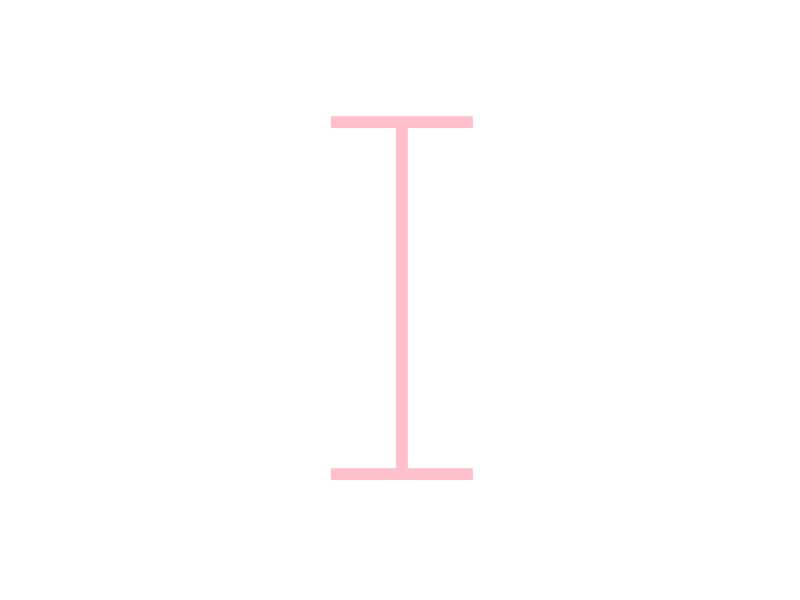
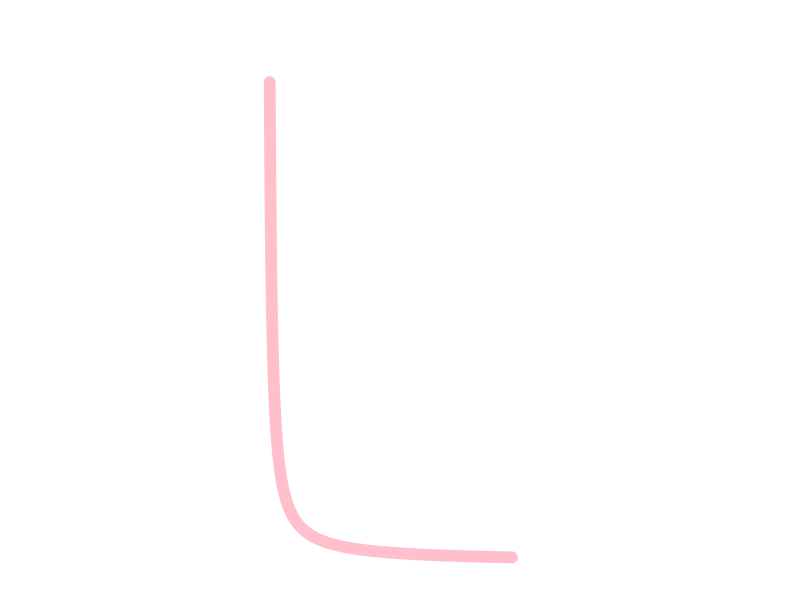

The R source for these figures, in order: (Note: this script raises an error after producing the figures.)
## ---- chunk 1
knitr::opts_chunk$set(echo = FALSE)
## ---- chunk 2
# Letters
    library(tidyverse)
    t <- seq(-pi,pi,0.01)
    x <- 16*0.25*(3*sin(t) - sin(3*t))
    y <- 13*cos(t) - 5*cos(2*t) - cos(4*t)

# Plot I----

point1 <- 0
point2 <- 0
I <- tibble(point1, point2)

IPlot <- I %>% 
  ggplot(aes(point1, point2)) +
  theme_classic() +
  geom_errorbar(ymin=-1, ymax=1, width=0.2, size=4, color="pink") +
  expand_limits(x=c(-.5,.5), y=c(-1.5,1.5)) +
  theme(axis.title.y = element_blank(),
        axis.title.x = element_blank(),
        plot.title = element_blank(),
        axis.line = element_blank(),
        axis.ticks = element_blank(),
        axis.text = element_blank())
IPlot


# Plot L ------------------------------------------------------------------

x2 <- seq(1,100,.1)
y2 <- 1/x2
L <- tibble(x2,y2)

LPlot <- L %>% 
  ggplot(aes(x2,y2)) +
  theme_classic() +
  geom_line(size = 4, color = "pink", lineend = "round") +
  expand_limits(x=c(-90,200), y=c(0,1.1)) +
  theme(axis.title.y = element_blank(),
        axis.title.x = element_blank(),
        plot.title = element_blank(),
        axis.line = element_blank(),
        axis.ticks = element_blank(),
        axis.text = element_blank())
LPlot


# Plot O ------------------------------------------------------------------

x3 <- seq(-3, 3, 0.1)
y3.1 <- sqrt(9-(x3^2))
y3.2 <- -sqrt(9-x3^2)
O <- tibble(x3, y3.1, y3.2)

OPlot <- O %>% 
  ggplot(aes(x3, y3.1)) +
  geom_line() +
  ggplot(aes(x3, y3.2)) +
  geom_line()
OPlot


# Plot V ------------------------------------------------------------------

x4 <- seq(-3, 3, 0.1)
y4 <- abs(x4)
V <- tibble(x4,y4)

VPlot <- V %>% 
  ggplot(aes(x4, y4)) + 
  theme_classic() +
  geom_line(size = 4, color = "pink", lineend = "round") +
  expand_limits(x=c(-4.5, 4.5), y=c(0, 3)) +
  theme(axis.title.y = element_blank(),
        axis.title.x = element_blank(),
        plot.title = element_blank(),
        axis.line = element_blank(),
        axis.ticks = element_blank(),
        axis.text = element_blank())
VPlot


# Plot E ------------------------------------------------------------------

y6 <- seq(-pi, pi, 0.001)
x6 <- -3*abs(sin(y6))
E <- tibble(x6, y6)

plot(x6, y6)

EPlot <- E %>% 
  ggplot(aes(x6, y6)) + 
  theme_classic() +
  expand_limits(x=c(-5, 3), y=c(-pi, pi)) +
  geom_point(color = "pink", size = 4) +
  theme(axis.title.y = element_blank(),
        axis.title.x = element_blank(),
        plot.title = element_blank(),
        axis.line = element_blank(),
        axis.ticks = element_blank(),
        axis.text = element_blank())
EPlot


# Plot U ------------------------------------------------------------------

x5 <- seq(-3.1, 3, 0.1)
y5 <- (4*x5^4) + x5^3 + x5^2
U <- tibble(x5, y5)

UPlot <- U %>% 
  ggplot(aes(x5, y5)) +
  theme_classic() +
  geom_line(size = 4, color = "pink") +
  expand_limits(x=c(-5, 5), y=c(0, 400)) +
  theme(axis.title.y = element_blank(),
        axis.title.x = element_blank(),
        plot.title = element_blank(),
        axis.line = element_blank(),
        axis.ticks = element_blank(),
        axis.text = element_blank())
UPlot
    
    
## ---- chunk 3
summary(cars)
## ---- chunk 4
plot(pressure)
